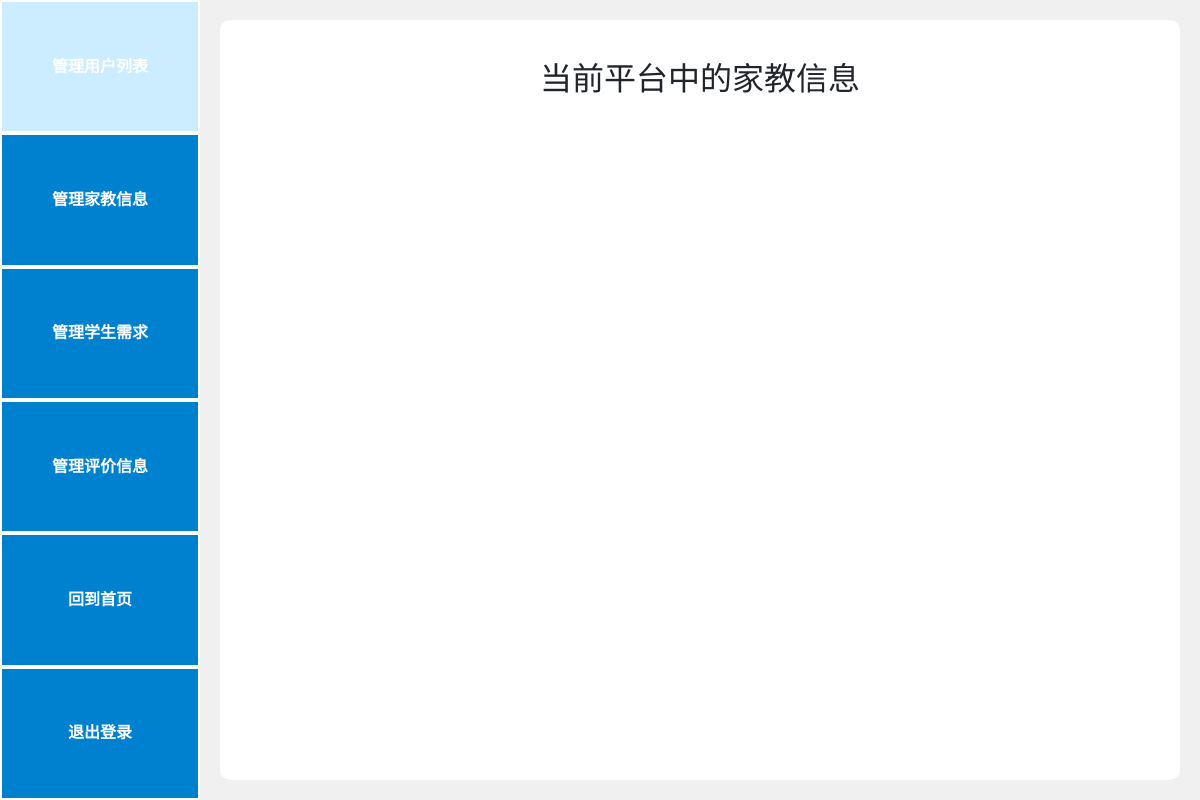
/admin_tutors (signed in), run on an earlier commit of the app's database.
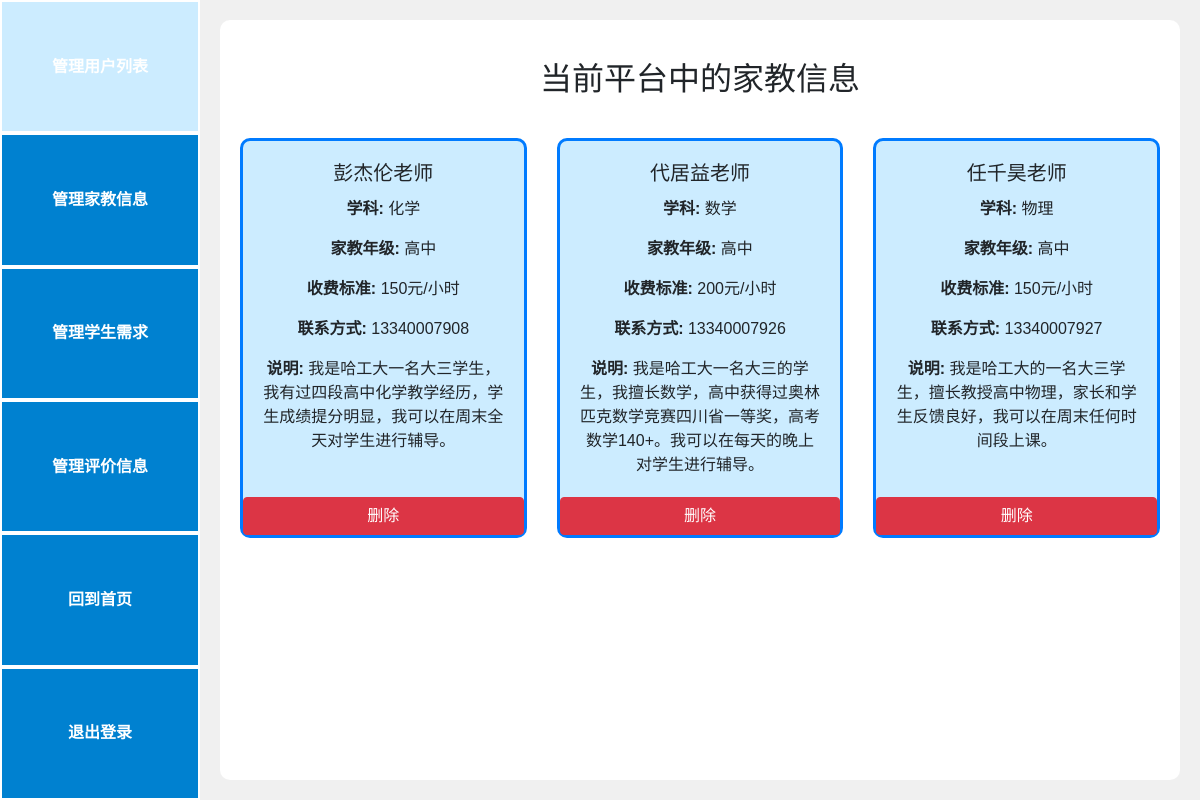
And on a later commit of the database.
### models.py (models this page shows)
class TutorInfo(db.Model):
    id = db.Column(db.Integer, primary_key=True)
    user_id = db.Column(db.Integer, db.ForeignKey('user.id'), nullable=False)
    name = db.Column(db.String(80), nullable=False)
    subject = db.Column(db.String(80), nullable=False)
    grade = db.Column(db.String(80), nullable=False)
    time = db.Column(db.String(80), nullable=True)
    rate = db.Column(db.String(80), nullable=False)
    phoneNumber = db.Column(db.String(20), unique=False, nullable=False)
    information = db.Column(db.Text, unique=False, nullable=False)

### app.py (the view)
@app.route('/admin_tutors')
def admin_tutors():
    if 'admin' not in session:
        return redirect(url_for('admin'))
    tutors = TutorInfo.query.all()
    return render_template('admin_tutors.html', tutors=tutors)

### app.py (called while the page is built)
@app.before_request
def create_tables():
    if not hasattr(g, 'first_request'):  # 保证该函数只在第一次访问时执行
        g.first_request = True
        db.create_all()  # 创建所有在模型中定义的数据库表格

@app.before_request
def before_request():
    g.user = None
    if 'user_id' in session:
        g.user = User.query.get(session['user_id'])

### templates/admin_tutors.html (shortened to what this page needs)
{% extends "base_admin.html" %}
{% block content %}
<h2 style="text-align: center" class="custom-heading">当前平台中的家教信息</h2>
    <div class="row">
        {% for tutor in tutors %}
        <div class="col-md-4 mb-4">
            <div class="card h-100">
                <div class="card-body">
                    <h5 class="card-title" style="text-align: center;">{{ tutor.name }}老师</h5>
                    <p class="card-text" style="text-align: center;"><strong>学科: </strong>{{ tutor.subject }}</p>
                    <p class="card-text" style="text-align: center;"><strong>家教年级: </strong>{{ tutor.grade }}</p>
                    <p class="card-text" style="text-align: center;"><strong>收费标准: </strong>{{ tutor.rate }}元/小时</p>
                    <p class="card-text" style="text-align: center;"><strong>联系方式: </strong>{{ tutor.phoneNumber }}</p>
                    <p class="card-text" style="text-align: center;"><strong>说明: </strong>{{ tutor.information }}</p>
                </div>
                <a href="{{ url_for('delete_entity', entity='tutor', id=tutor.id) }}" class="btn btn-danger" onclick="return confirm('确定要删除此信息吗？');">删除</a>
            </div>
        </div>
        {% endfor %}
    </div>
{% endblock %}

What changed in the data, as far as the page shows it:
added TutorInfo: name "彭杰伦", subject "化学", grade "高中", rate "150", phoneNumber "13340007908", information "我是哈工大一名大三学生，我有过四段高中化学教学经历，学生成绩提分明显，我可以在周末全天对学生进行辅导。"
added TutorInfo: name "代居益", subject "数学", grade "高中", rate "200", phoneNumber "13340007926", information "我是哈工大一名大三的学生，我擅长数学，高中获得过奥林匹克数学竞赛四川省一等奖，高考数学140+。我可以在每天的晚上对学生进行辅导。"
added TutorInfo: name "任千昊", subject "物理", grade "高中", rate "150", phoneNumber "13340007927", information "我是哈工大的一名大三学生，擅长教授高中物理，家长和学生反馈良好，我可以在周末任何时间段上课。"
